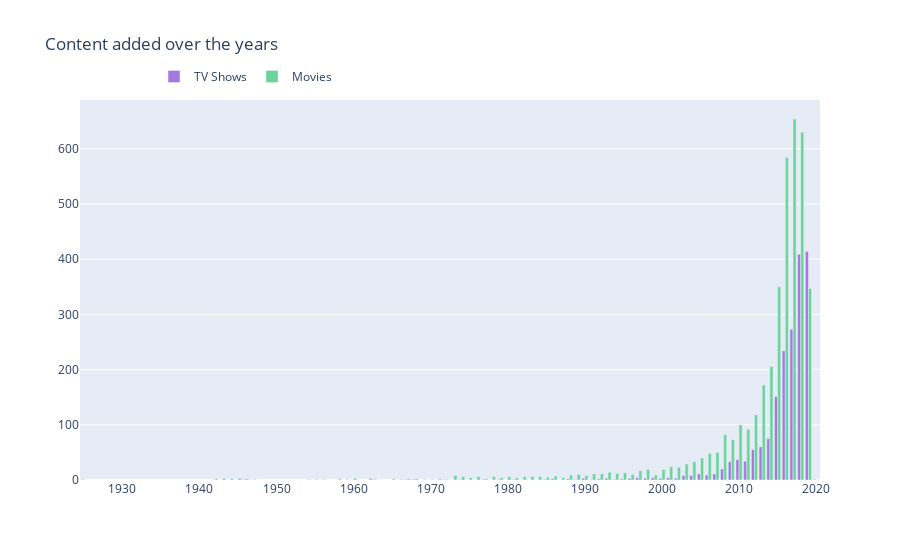

Notebook cell for this chart:
### Code cell
col = "release_year"

vc1 = d1[col].value_counts().reset_index()
vc1 = vc1.rename(columns = {col : "count", "index" : col})
vc1['percent'] = vc1['count'].apply(lambda x : 100*x/sum(vc1['count']))
vc1 = vc1.sort_values(col)

vc2 = d2[col].value_counts().reset_index()
vc2 = vc2.rename(columns = {col : "count", "index" : col})
vc2['percent'] = vc2['count'].apply(lambda x : 100*x/sum(vc2['count']))
vc2 = vc2.sort_values(col)

trace1 = go.Bar(x=vc1[col], y=vc1["count"], name="TV Shows", marker=dict(color="#a678de"))
trace2 = go.Bar(x=vc2[col], y=vc2["count"], name="Movies", marker=dict(color="#6ad49b"))
data = [trace1, trace2]
layout = go.Layout(title="Content added over the years", legend=dict(x=0.1, y=1.1, orientation="h"))
fig = go.Figure(data, layout=layout)
fig.show()

### Figure 1 — Plotly figure (JSON) as saved in the notebook; plotly's stock layout.template omitted (floating-point values rounded to 4 significant figures)
{"data": [{"marker": {"color": "#a678de"}, "name": "TV Shows", "type": "bar", "x": [1925, 1946, 1963, 1967, 1968, 1972, 1974, 1977, 1979, 1981, 1985, 1986, 1988, 1989, 1990, 1991, 1992, 1993, 1994, 1995, 1996, 1997, 1998, 1999, 2000, 2001, 2002, 2003, 2004, 2005, 2006, 2007, 2008, 2009, 2010, 2011, 2012, 2013, 2014, 2015, 2016, 2017, 2018, 2019, 2020], "y": [1, 1, 1, 1, 1, 1, 1, 1, 1, 1, 1, 2, 2, 1, 3, 1, 2, 3, 1, 2, 3, 4, 3, 4, 3, 4, 3, 8, 8, 11, 9, 11, 20, 33, 37, 34, 55, 60, 75, 151, 234, 273, 409, 414, 1]}, {"marker": {"color": "#6ad49b"}, "name": "Movies", "type": "bar", "x": [1942, 1943, 1944, 1945, 1946, 1947, 1954, 1955, 1956, 1958, 1959, 1960, 1962, 1965, 1966, 1967, 1968, 1969, 1970, 1971, 1972, 1973, 1974, 1975, 1976, 1977, 1978, 1979, 1980, 1981, 1982, 1983, 1984, 1985, 1986, 1987, 1988, 1989, 1990, 1991, 1992, 1993, 1994, 1995, 1996, 1997, 1998, 1999, 2000, 2001, 2002, 2003, 2004, 2005, 2006, 2007, 2008, 2009, 2010, 2011, 2012, 2013, 2014, 2015, 2016, 2017, 2018, 2019], "y": [2, 3, 2, 3, 2, 1, 1, 1, 1, 2, 1, 3, 3, 2, 1, 2, 2, 1, 1, 2, 1, 8, 6, 4, 6, 2, 6, 4, 6, 4, 6, 6, 6, 5, 7, 4, 9, 10, 8, 11, 11, 14, 12, 13, 10, 17, 19, 9, 19, 24, 23, 29, 33, 40, 48, 50, 82, 73, 100, 92, 118, 172, 206, 350, 584, 654, 630, 347]}], "layout": {"legend": {"orientation": "h", "x": 0.1, "y": 1.1}, "title": {"text": "Content added over the years"}}}
